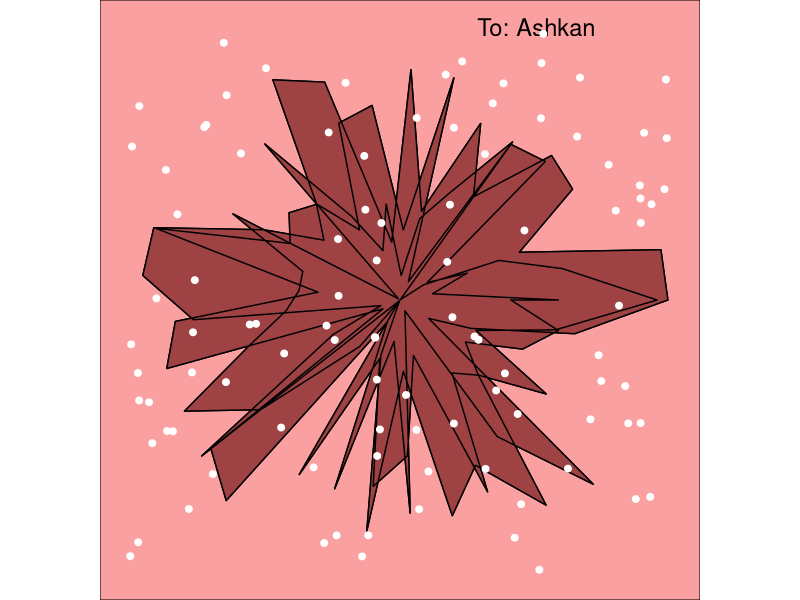

Here is the R script that generated this plot:
library(ggplot2)

generate_random_shape <- function(num_points, num_cycles) {
  # Generate random angles
  angles <- seq(0, 2 * pi, length.out = num_points)

  # Generate random radii
  radii <- runif(num_points, min = 0, max = 1)

  # Generate x and y coordinates using sine and cosine
  x <- radii * cos(angles * num_cycles)
  y <- radii * sin(angles * num_cycles)

  # Create a data frame with the coordinates
  df <- data.frame(x = x, y = y)

  # Create the plot without colors
  plot <- ggplot(df, aes(x = x, y = y)) +
    geom_polygon(fill = "white", color = "black") +
    coord_equal(xlim = c(-1, 1), ylim = c(-1, 1)) +
    theme_void()

  # Return the plot
  plot
}





generate_random_shape2 <- function(num_points) {
  x_coords <- c()
  y_coords <- c()

  # generate random coordinates to make shape
  for (i in 1:num_points) {
    
    x <- runif(1)
    y <- runif(1)

    # append the coordinates to the lists
    x_coords <- c(x_coords, x)
    y_coords <- c(y_coords, y)
  }

  # create data frame with coordinates
  shape_data <- data.frame(x = x_coords, y = y_coords)

  # make plot 
  plot <- ggplot(shape_data, aes(x, y)) +
    geom_polygon(fill = "white", color = "black") +
    theme_void() +
    theme(plot.margin = margin(0, 0, 0, 0))
  return(plot)
}












add_color_to_shape <- function(shape, shape_color, background_color) {
  # Modify the aesthetics to change shape color
  shape <- shape +
    geom_polygon(fill = shape_color, color = "black")

  # Add background color
  shape <- shape +
    theme(plot.background = element_rect(fill = background_color))

  # Return the modified shape
  shape
}



confetti_star <- function(plot, n, color = "red", size = 2) {
  random_points <- data.frame(x = runif(n, min = -1, max = 1),
                              y = runif(n, min = -1, max = 1))

  plot <- plot +
    geom_point(data = random_points, aes(x = x, y = y), shape = 8, color = color, size = size)

  return(plot)
}



confetti_diamond <- function(plot, n, color = "red", size = 2) {
  random_points <- data.frame(x = runif(n, min = -1, max = 1),
                              y = runif(n, min = -1, max = 1))

  plot <- plot +
    geom_point(data = random_points, aes(x = x, y = y), shape = 18, color = color, size = size)

  return(plot)
}


confetti_circle <- function(plot, n, color = "red", size = 2) {
  random_points <- data.frame(x = runif(n, min = -1, max = 1),
                              y = runif(n, min = -1, max = 1))

  plot <- plot +
    geom_point(data = random_points, aes(x = x, y = y), shape = 19, color = color, size = size)

  return(plot)
}




add_text <- function(art, text, size) {
  art <- art +
    annotate("text", x = 0.5, y = 1, label = text, hjust = 0.5, vjust = 0.5, size = size)
  return(art)
}



# Generate the shape

shape1 <- generate_random_shape(num_points = 100, num_cycles = 3)

shape1 <- add_text(art = shape1, text = "To: Ashkan", size = 6)


# Add color to the shape
shape1 <- add_color_to_shape(shape1, shape_color = "#9E4244", background_color = "#FAA0A0")
shape1 <- confetti_circle(shape1, n =100, color = "white", size = 2)

# Display the shape with color
print(shape1)









